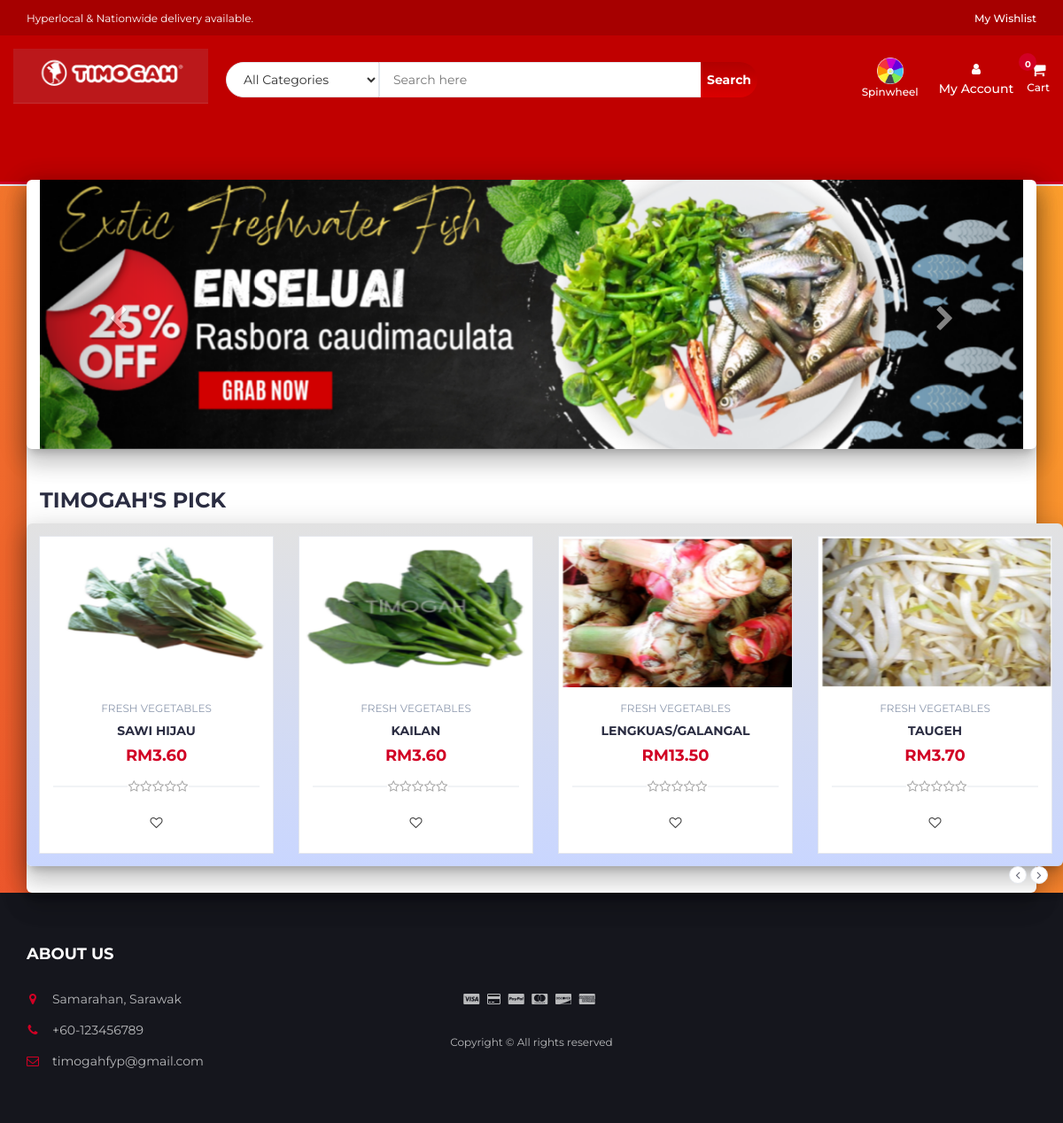
The page / on the database its author committed.
### tables this page shows
CREATE TABLE `products` (
  `product_id` int(100) NOT NULL,
  `product_cat` int(100) NOT NULL,
  `product_brand` int(100) NOT NULL,
  `product_title` varchar(255) NOT NULL,
  `product_price` DECIMAL(10, 2) NOT NULL,
  `product_desc` text NOT NULL,
  `product_image` text NOT NULL,
  `product_keywords` text NOT NULL
);

CREATE TABLE `categories` (
  `cat_id` int(100) NOT NULL,
  `cat_title` text NOT NULL
);

### index.php (called while the page is built)
<?php
include "header.php";
include "body.php";
include "footer.php";
?>

### body.php (the view, shortened to what this page needs)
   <div class="main main-raised">
        <div class="container mainn-raised" style="width:100%;">
  <div id="myCarousel" class="carousel slide" data-ride="carousel">
    <div class="carousel-inner">
      <div class="item active">
        <img src="img/banner1.png" alt="banner1" style="width:100%;">
      </div>
    </div>
    <a class="left carousel-control _26sdfg" href="#myCarousel" data-slide="prev">
      <span class="glyphicon glyphicon-chevron-left"></span>
    </a>
    <a class="right carousel-control _26sdfg" href="#myCarousel" data-slide="next">
      <span class="glyphicon glyphicon-chevron-right"></span>
    </a>
  </div>
</div>
		<div class="section">
			<div class="container">
				<div class="row">
					<div class="col-md-12">
						<div class="section-title">
							<h3 class="title">Timogah's Pick</h3>
							<br><br>
						</div>
					</div>
					<div class="col-md-12 mainn mainn-raised">
						<div class="row">
							<div class="products-tabs">
								<div id="tab1" class="tab-pane active">
									<div class="products-slick" data-nav="#slick-nav-1" >
									<?php
                    include 'db.php';
					$product_query = "SELECT * FROM products,categories WHERE product_cat=cat_id AND product_id BETWEEN 1 AND 8";
                $run_query = mysqli_query($con,$product_query);
                if(mysqli_num_rows($run_query) > 0){
                    while($row = mysqli_fetch_array($run_query)){
                        $pro_id    = $row['product_id'];
                        $pro_title = $row['product_title'];
                        $pro_price = $row['product_price'];
                        $pro_image = $row['product_image'];
                        $cat_name = $row["cat_title"];
                        echo "
								<div class='product'>
									<a href='product.php?p=$pro_id'><div class='product-img'>
										<img src='product_images/$pro_image' style='max-height: 170px;' alt=''>
									</div></a>
									<div class='product-body'>
										<p class='product-category'>$cat_name</p>
										<h3 class='product-name header-cart-item-name'><a href='product.php?p=$pro_id'>$pro_title</a></h3>
										<h4 class='product-price header-cart-item-info'>RM$pro_price</h4>
										<div class='product-rating'>";
										$rating_query = "SELECT ROUND(AVG(rating),1) AS avg_rating  FROM reviews WHERE product_id='$pro_id '";
										$run_review_query = mysqli_query($con,$rating_query);
										$review_row = mysqli_fetch_array($run_review_query);
										if($review_row > 0){
											$avg_count=$review_row["avg_rating"];
												$i=1;
												while($i <= 5-round($avg_count)){
													$i++;
													echo'
													<i class="fa fa-star-o empty"></i>';
												}
										}
										echo "</div>
										<div class='product-btns'>
											<button pid='$pro_id' id='wishlist' class='add-to-wishlist'><i class='fa fa-heart-o'></i><span class='tooltipp'>add to wishlist</span></button>
										</div>
									</div>
									<div class='add-to-cart'>
										<button pid='$pro_id' id='product' class='add-to-cart-btn block2-btn-towishlist' href='#'><i class='fa fa-shopping-cart'></i> add to cart</button>
									</div>
								</div>
			";
		}
}
?>
									</div>
									<div id="slick-nav-1" class="products-slick-nav"></div>
								</div>
							</div>
						</div>
					</div>
				</div>
			</div>
		</div>
</div>

### header.php (shortened to what this page needs)
<!DOCTYPE html>
<html lang="en">
	<head>
		<link type="text/css" rel="stylesheet" href="css/bootstrap.min.css"/>
		<link type="text/css" rel="stylesheet" href="css/slick.css"/>
		<link type="text/css" rel="stylesheet" href="css/slick-theme.css"/>
		<link type="text/css" rel="stylesheet" href="css/nouislider.min.css"/>
		<link rel="stylesheet" href="css/font-awesome.min.css">
		<link type="text/css" rel="stylesheet" href="css/style.css"/>
		<link type="text/css" rel="stylesheet" href="css/accountbtn.css"/>
    </head>
	<body>
		<header>
			<div id="top-header">
				<div class="container">
					<ul class="header-links pull-left">
						<li class="left">Hyperlocal & Nationwide delivery available.</li>
					</ul>
					<ul class="header-links pull-right">
						<li>
							<div>
								<a href="wishlist.php">
									<span>My Wishlist</span>
								</a>
							</div>
						</li>
					</ul>
				</div>
			</div>
<div id="header">
    <div class="container">
        <div class="row">
            <div class="header-logo">
				<a class="logo" href="index.php">
					<img src="img/timogah.png" />
				</a>
			</div>
            <div class="header-search">
                <form onsubmit="return false">
                    <select class="input-select">
                        <option value="0">All Categories</option>
                    </select>
                    <input class="input" id="search" type="text" placeholder="Search here">
                    <button id="search_btn" class="search-btn">Search</button>
                </form>
            </div>
            <div class="header-ctn">
                <div class="spinwheelIcon">
                    <a href="spinwheel.php">
                        <img src="img/spinwheel.png" />
                        <div>Spinwheel</div>
                    </a>
                </div>
<div>
    <?php
        include "db.php";
        if(isset($_SESSION["uid"])){
            $sql = "SELECT first_name FROM user_info WHERE user_id='$_SESSION[uid]'";
            $query = mysqli_query($con,$sql);
            $row=mysqli_fetch_array($query);
            echo '
            <div class="dropdownn">
                <a href="#" class="dropdownn-toggle" data-toggle="modal" data-target="#myModal">
                    <i class="fa fa-user-o"></i> HI '.$row["first_name"].'
                </a>
                <div class="userdropdown">
                    <a href="myorders.php"><i class="fa fa-shopping-basket" aria-hidden="true"></i>My Order</a>
                    <a href="edit_profile.php"><i class="fa fa-user-circle" aria-hidden="true"></i>My Profile</a>
                    <a href="logout.php"><i class="fa fa-sign-in" aria-hidden="true"></i>Log out</a>
                </div>
            </div>';
        }else{
            echo '
            <div class="dropdownn">
                <a href="#" class="dropdownn-toggle" data-toggle="modal" data-target="#myModal">
                    <div class="icon-container">
                        <i class="fa fa-user"></i>
                        <span>My Account</span>
                    </div>
                </a>
                <div class="userdropdown">
                    <a href="signin_form.php"><i class="fa fa-sign-in" aria-hidden="true"></i>Login</a>
                    <a href="signup_form.php"><i class="fa fa-user-plus" aria-hidden="true"></i>Register</a>
                    <a href="admin/login.php"><i class="fa fa-user" aria-hidden="true"></i>Admin</a>
                </div>
            </div>';
        }
		?>
	</div>
                <div class="dropdown">
                    <a href="cart.php" style="width:100%;">
                        <i class="fa fa-shopping-cart"></i>
                        <span>Cart</span>
                        <div class="badge qty">0</div>
                    </a>
                </div>
            </div>
        </div>
    </div>
		</header>

### footer.php (shortened to what this page needs)
<footer id="footer">
			<footer id="footer">
    <div class="section">
        <div class="container">
            <div class="row">
                <div class="col-md-3 col-xs-6">
                    <div class="footer">
                        <h3 class="footer-title">About Us</h3>
                        <ul class="footer-links">
                            <li><i class="fa fa-map-marker"></i>Samarahan, Sarawak</li>
                            <li><i class="fa fa-phone"></i>+60-123456789</li>
                            <li><i class="fa fa-envelope-o"></i>timogahfyp@gmail.com</li>
                        </ul>
                    </div>
                </div>
                <div class="col-md-6 text-center" style="margin-top:80px;">
                    <ul class="footer-payments">
                        <li><i class="fa fa-cc-visa"></i></li>
                        <li><i class="fa fa-credit-card"></i></li>
                        <li><i class="fa fa-cc-paypal"></i></li>
                        <li><i class="fa fa-cc-mastercard"></i></li>
                        <li><i class="fa fa-cc-discover"></i></li>
                        <li><i class="fa fa-cc-amex"></i></li>
                    </ul>
                    <span class="copyright">
                        Copyright &copy; All rights reserved
                    </span>
                </div>
            </div>
        </div>
</footer>
		</footer>

### css/accountbtn.css (style rules this page uses)
.dropdownn { position: relative; display: inline-block; }

### header.php (style rules this page uses)
.mainn-raised { margin: -7px 0px 0px; border-radius: 6px; box-shadow: 0 16px 24px 2px rgba(0, 0, 0, 0.14), 0 6px 30px 5px rgba(0, 0, 0, 0.12), 0 8px 10px -5px rgba(0, 0, 0, 0.2); }
.glyphicon { display: inline-block; font: normal normal normal 14px/1 FontAwesome; font-size: inherit; text-rendering: auto; -webkit-font-smoothing: antialiased; -moz-osx-font-smoothing: grayscale; }
.glyphicon-chevron-left:before { content:"\f053" }
.glyphicon-chevron-right:before { content:"\f054" }

### rows shown on the page
products: product_image (picture), categories.cat_title "FRESH VEGETABLES", product_title "SAWI HIJAU", product_price "3.60"
products: product_image (picture), categories.cat_title "FRESH VEGETABLES", product_title "KAILAN", product_price "3.60"
products: product_image (picture), categories.cat_title "FRESH VEGETABLES", product_title "LENGKUAS/GALANGAL", product_price "13.50"
products: product_image (picture), categories.cat_title "FRESH VEGETABLES", product_title "TAUGEH", product_price "3.70"
